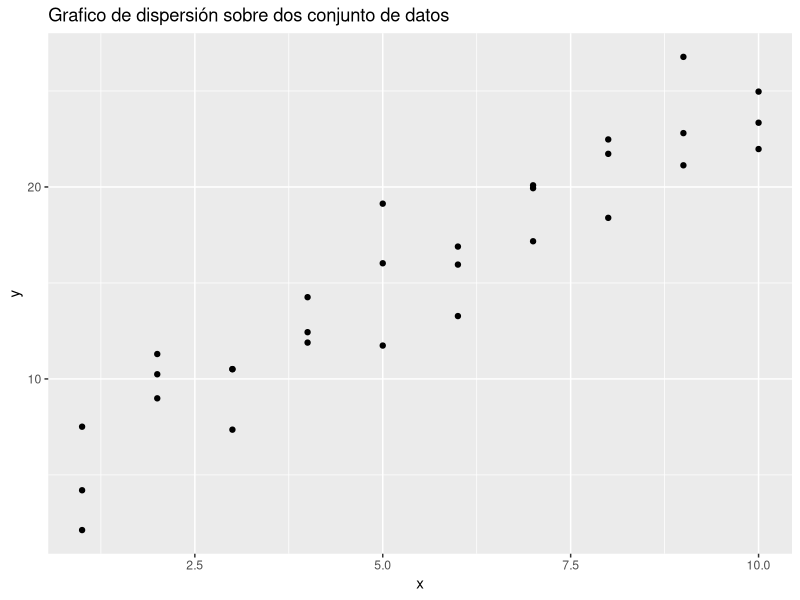
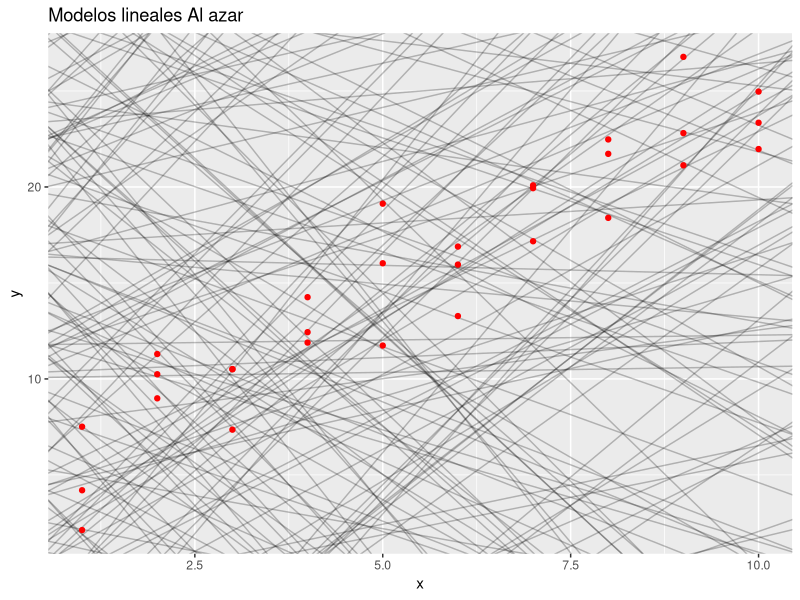
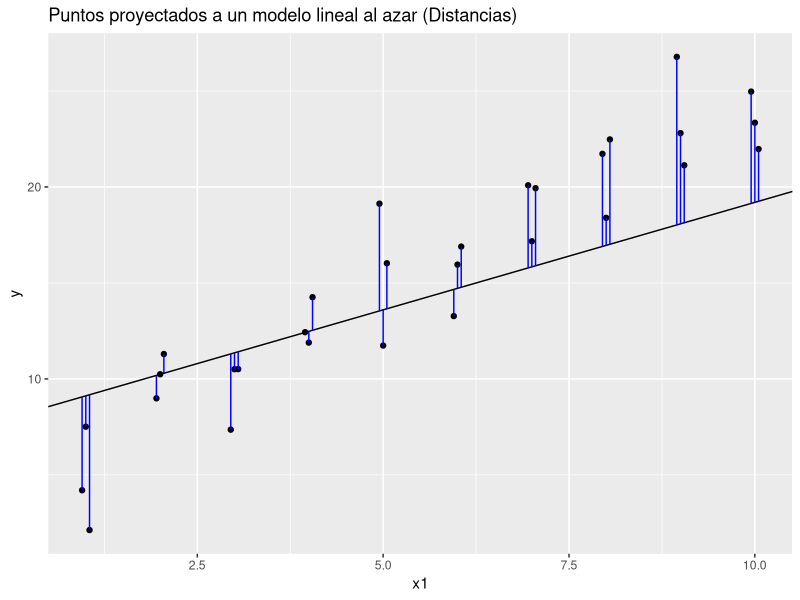
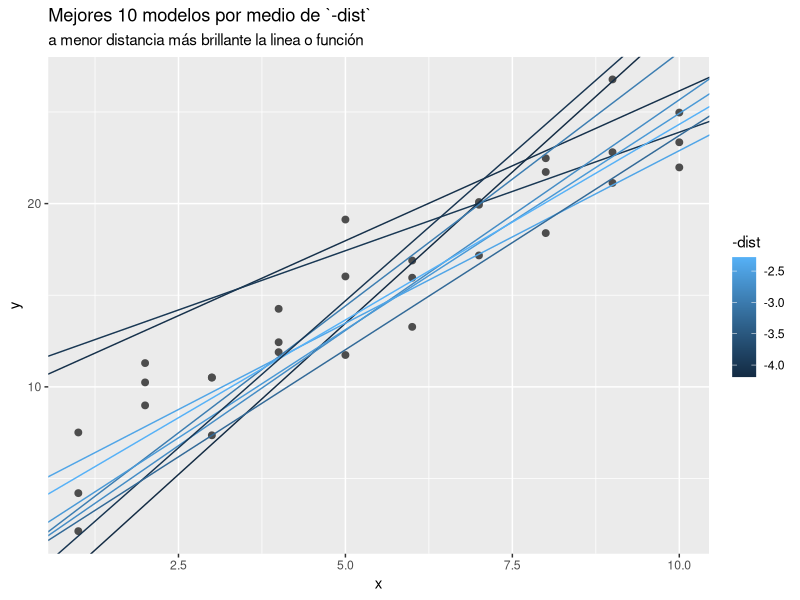
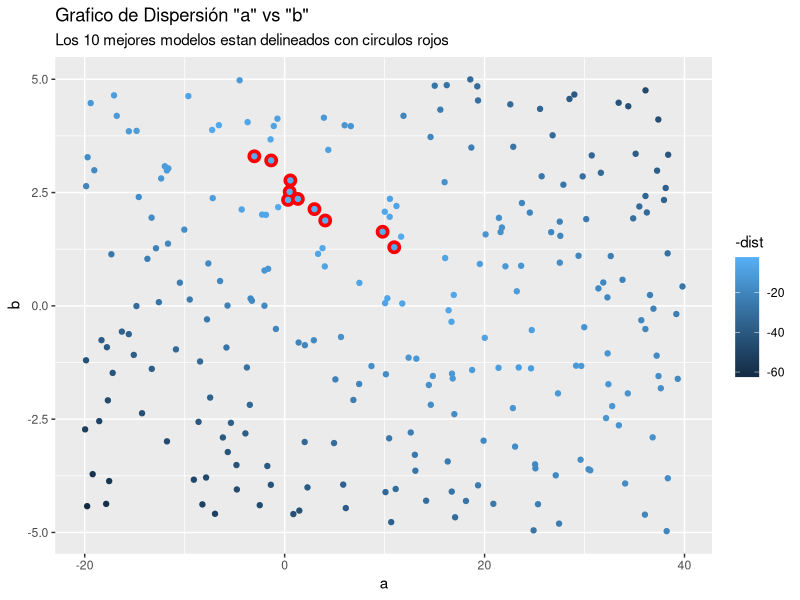
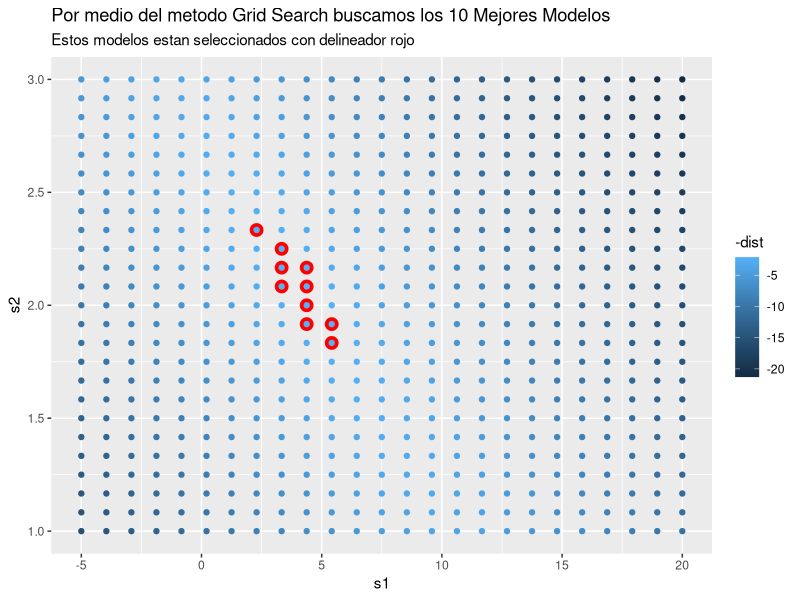
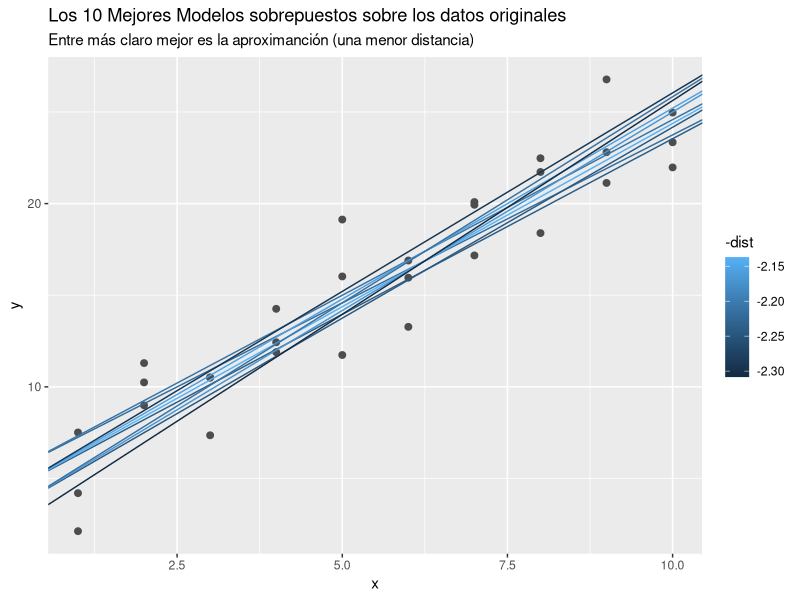

R code for these plots, in order:
## ---- chunk 1
knitr::opts_chunk$set(echo = TRUE)
## ---- chunk 2
"Utilizaremos una base de datos de la paqueteria modelr (Estos sencillos conjuntos de datos simulados son útiles para enseñar los fundamentos de la modelización), asi trabajaremos con datos que sean de compresión y facil explicación, la base de datos se llama sim1"

# importamos la base de datos:
sim1 <- read.csv(file = "sim1.csv", header = T, sep = ",", dec = ".")

# Para observar si los datos tienen un patron fuerte haremos un plot de dispersión
library(ggplot2)
png(filename = "plot1.png", height = 720, width = 720)

plot1 <- ggplot(sim1, aes(x, y))+
  geom_point()+
  labs(title = "Grafico de dispersión sobre dos conjunto de datos")

plot1
dev.off()

# Como lo anterior es cierto (patron fuerte entre los datos), a primera vista pareciera que el modelo lineal [y = a + b*x] podria  servir.
## ---- chunk 3
# Según los estudiado, primero veamos modelos al azar, asi mira cual mejor iria en los datos dados:

# Gracias a las funcionalidades de ggplot2, tenemos la opcion geom_abline(), de esta manera podemos ingresar la pendiente y los intenceptos como parametros:

# Creamos los parametros con la ayuda de la libreia tibble (datos "tidy" o limpios):

# Cargamos la libreria:
library(tibble)

# Creamosla tabla para hacer modelos al azar:
m <- tibble(a = runif(250, -20, 40), b = runif(250, -5, 5))

print(m) # visualizamos la tabla

# Una de las ventajas de ggplot(), es que no es necesario crear nuevas graficas, solamente a ggplot se le nombre una variable y poco a poco como un sistema de capas se van añadiendo los que designas después del "+"

plot1 <- plot1 + geom_abline(aes(intercept = a1, slope = a2), data = m, alpha = 1/4)

#pero por cuestiones de estetica lo graficaremos de nuevo con los puntos de otros colores, es decir, plot1 ya se le añade lo mismo que haremos a continuación

png(filename = "ModelosAlazar.png", height = 720, width = 720)


modelazar <- ggplot(sim1, aes(x, y))+
  # el "a" y el "b" son de la funcion anterior dada (funcion lineal)
  # a = intercepto | b = pendiente
  geom_abline(aes(intercept = a, slope = b), data = m, alpha = 1/4) +
  geom_point(color = "red")+
  labs(title = "Modelos lineales Al azar")

modelazar
dev.off()

"A simple vista podemos apreciar que algunos modelos son mejores que otros. Pero necesitamos una forma de cuantificar cuales son los mejores modelos."
## ---- chunk 4
# calcular distancias:
"Una forma de definir mejor es pensar en aquel modelo que minimiza la distancia vertical con cada punto:

Para eso, eligamos un modelo cualquiera:"

############ y = a + b*x ###############
#definimos aletrorio a "a" y "b":

a <- as.numeric(sample(5:10, size = 1, replace = T))
b <- round(runif(1, min = 1, max= 2), digits = 2)

# cargamos la libreria:
library(dplyr)

# Creamos una base datos:
#para que se vean mejor las distancias,
#corremos un poquito cada punto sobre el eje x

distancia1 <- sim1 %>%
  mutate(
    evade = rep(c(-1,0,1)/20, 10),
    x1 = x + evade,
    pred = a + x1*b
  )

# Cremaos el grafico para ver las distacias de una funcion lienal respecto  a los puntos dados y encontar el mejor modelo:

png(filename = "DistanciasAletorias.png", height = 720, width = 720)

dist1 <- ggplot(distancia1, aes(x1, y)) +
  # Esta es la funcion lineal definida por "a" y "b" pseudoaletorios
  geom_abline(intercept = a, slope = b, colour = "black") +
  # Esto grafica los puntos de distancia 1
  geom_point(colour = "black")+
  #Esto calcula la distancia desde el punto hasta la grafica
  #con lineas azules de 90°
  geom_linerange(aes(ymin = y, ymax = pred), colour = "blue")+
  labs(title = "Puntos proyectados a un modelo lineal al azar (Distancias)")

dist1
dev.off()

#La distancia de cada punto a la recta es la diferencia entre lo que predice nuestro modelo y el valor real

"Para computar la distancia, primero necesitamos una función que represente a nuestro modelo"
## ---- chunk 5
# Para eso, vamos a crear una función que reciba un vector con los parámetros del modelo, y el set de datos, y genere la predicción:

model1 <- function(i, data){
  "Esta funcion genera predicciones, es decir, calcula la funcion y = a + b*x"
  "recibe en i un vector de que contenga c(a,b)., vamos a ver los puntos de proyeccions sobre los modelos lineales mostrados"
  md <- i[1] + data$x * i[2]
  return(md)
}

# Probamos la funcion y como vemos esos son los valores proyecctos sobre los puntos dados en sim1:

model1(c(a, b), sim1)
## ---- chunk 6
#Ahora, necesitamos una forma de calcular los residuos y agruparlos. Esto lo vamos a hacer con el "error cuadrático medio" ECM

# Cremaos la funcion:
ECM <- function(mod, data){
  "ESta funcion calcular el error cuadratico medio en este caso recibiendo un vector (mod) y un dataframe, retorna ECM, es ddecir la raiz cuadrada dela media de la diferencia."
  gap <- data[[2]] - model1(mod, data)
  return(sqrt(mean(gap^2)))
}

# Probamos la funcion:
ECM(c(a,b), sim1)
## ---- chunk 7
wrapear <- function(r,t){
  "ECM para wrapear a y b o en este caso recibe a sim1, returnara la solucion de a y b"
  ECM(c(r,t), sim1)
}

# AHora vamos añadirle a la base de datos de "m":
# la variable dist, hace algo como un map, para aplicar valor por valor a ECM

m <- m %>%
  mutate(dist = purrr::map2_dbl(a, b, wrapear))

"A continuación, con `fill` de ggplot los 10 mejores modelos a los datos. Coloreamos los modelos por -dist: esta es una manera fácil de asegurarse de que los mejores modelos (es decir, los que tienen la menor distancia) obtengan los colores más brillantes."
## ---- chunk 8

png(filename = "mejores10modelos.png", height = 720, width = 720)

# Creamos un grafico que nos saque los diez mejores modelos hasta el momento, degradados por la variable o columna "dist", es decir a nenor distancia menos opacidad de la linea

mejor_modelo <- ggplot(sim1, aes(x, y)) +
  geom_point(size = 2, colour = "grey30") +
  geom_abline(aes(intercept = a, slope = b, color = -dist),
              data = filter(m, rank(dist) <= 10))+
  labs(title = "Mejores 10 modelos por medio de `-dist`",
       subtitle = "a menor distancia más brillante la linea o función")

mejor_modelo
dev.off()
## ---- chunk 9
png(filename = "GraficodeDIspercionRojo.png", height = 720, width = 720)

# Creamos un grafico de dispersion donde con un delineado rojo, muestre los 10 mejores modelos
dispersion <- ggplot(m, aes(a, b)) +
  geom_point(data = filter(m, rank(dist) <= 10), size = 4, colour = "red") +
  geom_point(aes(colour = -dist))+
  labs(title = "Grafico de Dispersión \"a\" vs \"b\"", subtitle = "Los 10 mejores modelos estan delineados con circulos rojos")

dispersion
dev.off()
## ---- chunk 10
# Creamos un data frame  donde como expliqeu anterior mente vamos a graficarlo connel metodo de "busqueda de cuadricula"

grilla <- expand.grid(
  s1 = seq(-5, 20, length = 25),
  s2 = seq(1, 3, length = 25)
  ) %>% 
  mutate(dist = purrr::map2_dbl(s1, s2, wrapear))

# Con el operados "pipe" accedemos a los datos de grilla (cuadricula), para hacer un grafico donde muestre los 10 mejeres modelos, habiendo normalizado la tabla.

# algo asi, como exponer todos los datos de grilla y buscar los más claros en otras maneras.

png(filename = "GridSearch.png", height = 720, width = 720)

gridsearch <- grilla %>%
  ggplot(aes(s1, s2)) +
  geom_point(data = filter(grilla, rank(dist) <= 10), size = 4, colour = "red") +
  geom_point(aes(colour = -dist))+
  labs(title = "Por medio del metodo Grid Search buscamos los 10 Mejores Modelos",
       subtitle = "Estos modelos estan seleccionados con delineador rojo")

gridsearch
dev.off()
## ---- chunk 11
#Cuando superponemos los 10 mejores modelos en los datos originales 
#todo se deberia ver bien:

"Graficamos los datos anteriores de plot1.png para compararlos con los modelos lineales sacados hasta ahora (los 10 mejores)"

png(filename = "Modelossobrepuestos.png", height = 720, width = 720)

sobrepuesto <- ggplot(sim1, aes(x, y)) +
  geom_point(size = 2, colour = "grey30") + 
  geom_abline(aes(intercept = s1, slope = s2, colour = -dist),
              data = filter(grilla, rank(dist) <= 10))+
  labs(title = "Los 10 Mejores Modelos sobrepuestos sobre los datos originales",
       subtitle = "Entre más claro mejor es la aproximanción (una menor distancia)")

sobrepuesto
dev.off()
